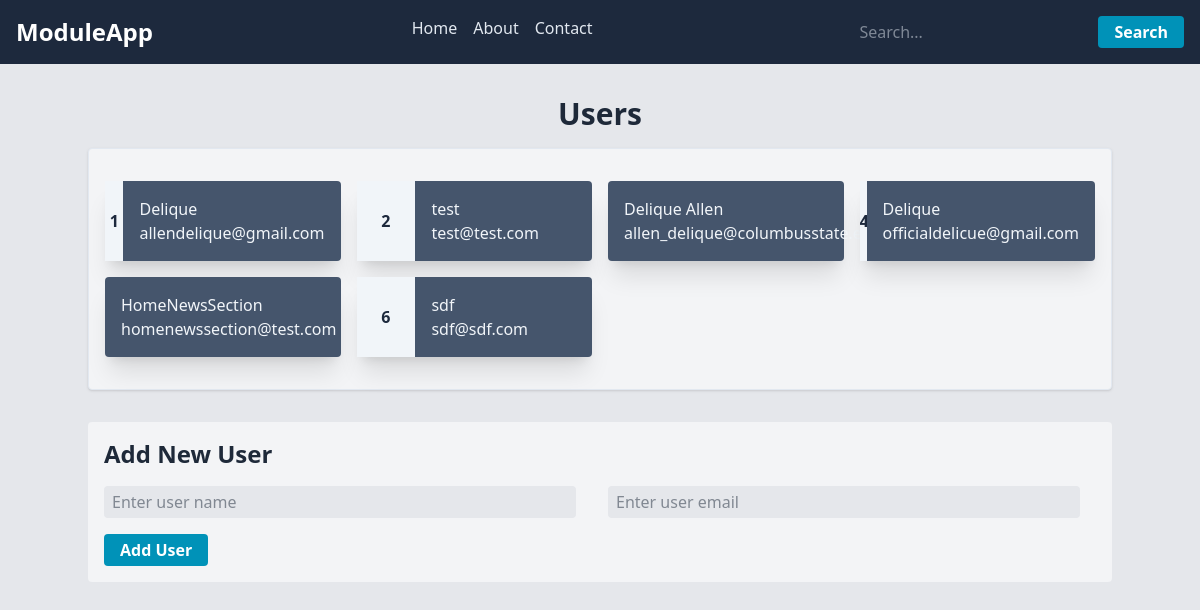
Before: / with the older database file.
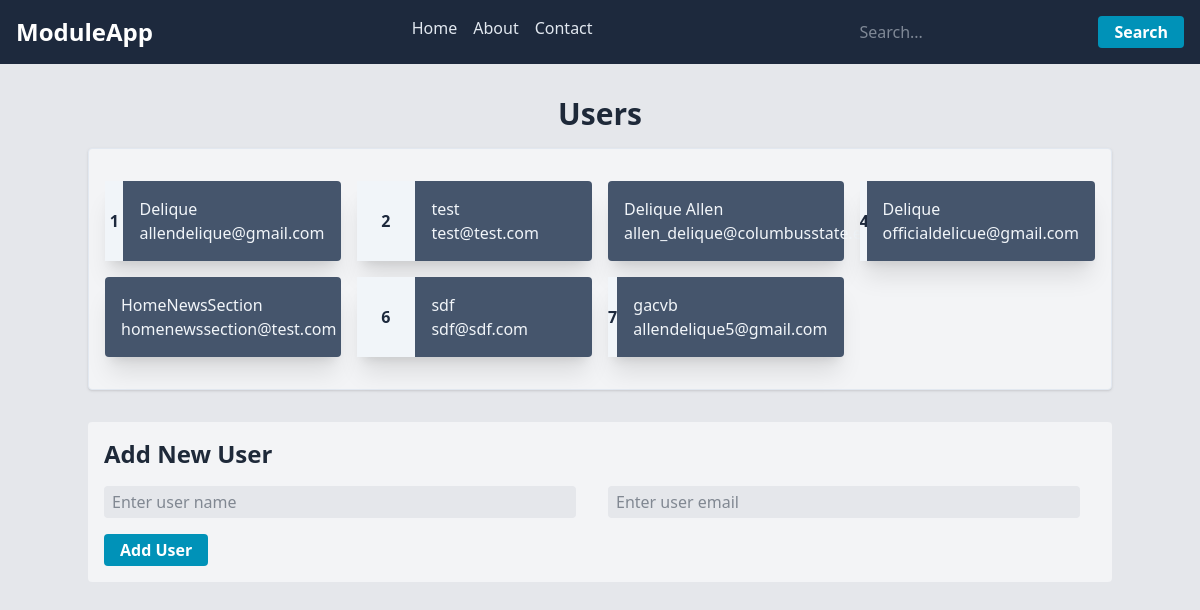
After: the same page with the newer database file.
### tables this page shows
CREATE TABLE `users` (`id` INTEGER PRIMARY KEY AUTOINCREMENT UNIQUE NOT NULL, `name` TEXT NOT NULL, `email` TEXT UNIQUE NOT NULL) STRICT;

### public/index.php (called while the page is built, shortened)
<?php
require __DIR__ . '/../src/tools/functions.php';
$router = new Router();
$router->get('/', HomeController::class . '@index');
$router->post('/add-user', HomeController::class . '@addUser');
$content = $router->dispatch($_SERVER['REQUEST_URI'], $_SERVER['REQUEST_METHOD']);
require view('partials/header');
require $content;
require view('partials/footer');

### src/tools/functions.php (called while the page is built, shortened)
<?php
function data(string $key, $default = null)
{
    return Deli\App\View::$data[$key] ?? $default;
}

### src/Database.php (called while the page is built, shortened)
<?php
class Database {
    private static $instance = null;
    private $connection;
    private function __construct() {
        try {
            $this->connection = new PDO('sqlite:' . __DIR__ . '/databases/database.db');
            $this->connection->setAttribute(PDO::ATTR_ERRMODE, PDO::ERRMODE_EXCEPTION);
        } catch (\PDOException $e) {
            Log::error("Database connection failed: " . $e->getMessage());
            die("Database connection failed: " . $e->getMessage());
        }
    }
    public static function getInstance(): Database {
        if (self::$instance === null) {
            self::$instance = new self();
        }
        return self::$instance;
    }
    public function getConnection(): PDO {
        return $this->connection;
    }
    public static function fetchAll($query, $params = []): array {
        $stmt = self::getInstance()->getConnection()->prepare($query);
        $stmt->execute($params);
        return $stmt->fetchAll(PDO::FETCH_ASSOC);
    }
}

### src/Controllers/HomeController.php (called while the page is built, shortened)
<?php
class HomeController {
    public function index(): string  {
        $db = Database::getInstance();
        $users = $db->fetchAll("SELECT * FROM users");
        return View::render('index.view', ['users' => $users, 'title' => 'Home Page']);
    }
}

### src/Router.php (called while the page is built, shortened)
<?php
class Router {
    public array $routes = [];
    public function get($uri, $action) {
        $this->routes['GET'][$uri] = $action;
    }
    public function post($uri, $action, array $data = []) {
        $this->routes['POST'][$uri] = $action;
    }
    public function dispatch($uri, $method): string {
        if (isset($this->routes[$method][$uri])) {
            $action = $this->routes[$method][$uri];
            if (is_callable($action)) {
                return call_user_func($action);
            } elseif (is_string($action)) {
                [$controller, $method] = explode('@', $action);
                if (class_exists($controller)) {
                    $controllerInstance = new $controller();
                    if (method_exists($controllerInstance, $method)) {
                        return call_user_func([$controllerInstance, $method]);
                    }
                }
            }
        }
        return '404 Not Found';
    }
}

### resources/views/index.view.php (the view, shortened to what this page needs)
<main class="bg-gray-200 p-4 text-gray-800 h-screen w-full">
    <h1 class="text-3xl text-center font-bold my-4">
        Users
    </h1>
    <ul class="mb-8 px-4 py-8 bg-gray-100 shadow rounded border-slate-200 hover:border-slate-400 border container mx-auto grid grid-cols-4 gap-4">
        <?php foreach (data('users') as $user): ?>
            <li class="bg-slate-600 hover:bg-slate-400 text-slate-100 transition-all delay-100 duration-200 hover:text-slate-800 shadow-xl hover:shadow-2xl rounded flex">
                <div class="truncate text-center basis-1/4 content-center bg-slate-100 text-slate-800 font-bold"><?= htmlspecialchars($user['id']) ?></div>
                <div class="basis-3/4 p-4">
                    <div class="truncate"><?= htmlspecialchars($user['name']) ?></div>
                    <div class="truncate"><?= htmlspecialchars($user['email']) ?></div>
                </div>
            </li>
        <?php endforeach; ?>
    </ul>
    <form class="bg-gray-100 rounded p-4 container mx-auto" method="POST" action="/add-user">
        <h2 class="text-2xl font-bold mb-4">Add New User</h2>
        <div class="mb-4 flex gap-4 justify-center">
            <input type="text" name="name" required placeholder="Enter user name" class="px-2 py-1 rounded w-1/2 bg-gray-200 text-gray-800">
            <input type="email" name="email" required placeholder="Enter user email" class="px-2 py-1 rounded w-1/2 bg-gray-200 text-gray-800">
        </div>
        <input type="submit" class="bg-cyan-600 hover:bg-cyan-800 text-white font-bold  py-1 px-4 rounded" value="Add User">
    </form>
</main>

### resources/views/partials/header.php (shortened to what this page needs)
<!DOCTYPE html>
<html lang="en">
<head>
    <link rel="stylesheet" href="css/generated-styles.css">
</head>
<body>
    <header class="bg-slate-800 text-slate-200 p-4 flex justify-between">
        <h1 class="text-2xl font-bold text-white"><?= getenv('APP_NAME') ?: 'My App' ?></h1>
        <nav>
            <ul class="flex items-center space-x-4">
                <li><a href="/" class="hover:underline">Home</a></li>
                <li><a href="/about" class="hover:underline">About</a></li>
                <li><a href="/contact" class="hover:underline">Contact</a></li>
            </ul>
        </nav>
        <form class="flex flex-wrap items-center">
            <input type="text" placeholder="Search..." class="px-2 py-1 rounded flex-shrink">
            <input type="submit" class="bg-cyan-600 hover:bg-blue-700 text-white font-bold py-1 px-4 rounded" value="Search">
        </form>
    </header>

### resources/views/partials/footer.php
</body>
</html>

Changed rows visible on the page:
added users: id "7", name "gacvb", email "allendelique5@gmail.com"
